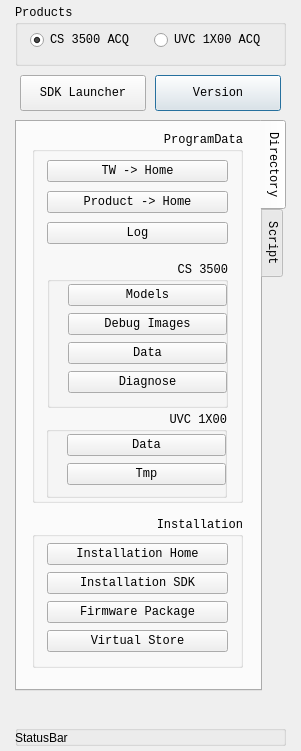
<?xml version="1.0" encoding="UTF-8"?>
<ui version="4.0">
 <class>Dialog</class>
 <widget class="QDialog" name="Dialog">
  <property name="geometry">
   <rect>
    <x>0</x>
    <y>0</y>
    <width>301</width>
    <height>751</height>
   </rect>
  </property>
  <property name="minimumSize">
   <size>
    <width>301</width>
    <height>751</height>
   </size>
  </property>
  <property name="maximumSize">
   <size>
    <width>301</width>
    <height>751</height>
   </size>
  </property>
  <property name="font">
   <font>
    <family>Courier New</family>
    <pointsize>9</pointsize>
   </font>
  </property>
  <property name="windowTitle">
   <string>Dialog</string>
  </property>
  <widget class="QGroupBox" name="groupBox">
   <property name="geometry">
    <rect>
     <x>15</x>
     <y>5</y>
     <width>271</width>
     <height>61</height>
    </rect>
   </property>
   <property name="font">
    <font>
     <family>Courier New</family>
     <pointsize>9</pointsize>
    </font>
   </property>
   <property name="title">
    <string>Products</string>
   </property>
   <widget class="QWidget" name="gridLayoutWidget">
    <property name="geometry">
     <rect>
      <x>15</x>
      <y>20</y>
      <width>241</width>
      <height>31</height>
     </rect>
    </property>
    <property name="font">
     <font>
      <family>Courier New</family>
      <pointsize>9</pointsize>
     </font>
    </property>
    <layout class="QGridLayout" name="gridLayoutProduct">
     <item row="0" column="0">
      <widget class="QRadioButton" name="radioButtonCS3500">
       <property name="font">
        <font>
         <family>Courier New</family>
         <pointsize>9</pointsize>
        </font>
       </property>
       <property name="text">
        <string>CS 3500 ACQ</string>
       </property>
       <property name="checked">
        <bool>true</bool>
       </property>
      </widget>
     </item>
     <item row="0" column="1">
      <widget class="QRadioButton" name="radioButtonUVC1X00">
       <property name="font">
        <font>
         <family>Courier New</family>
         <pointsize>9</pointsize>
        </font>
       </property>
       <property name="text">
        <string>UVC 1X00 ACQ</string>
       </property>
      </widget>
     </item>
    </layout>
   </widget>
  </widget>
  <widget class="QTabWidget" name="tabWidget">
   <property name="geometry">
    <rect>
     <x>15</x>
     <y>120</y>
     <width>271</width>
     <height>571</height>
    </rect>
   </property>
   <property name="font">
    <font>
     <family>Courier New</family>
     <pointsize>9</pointsize>
    </font>
   </property>
   <property name="contextMenuPolicy">
    <enum>Qt::NoContextMenu</enum>
   </property>
   <property name="autoFillBackground">
    <bool>false</bool>
   </property>
   <property name="tabPosition">
    <enum>QTabWidget::East</enum>
   </property>
   <property name="currentIndex">
    <number>0</number>
   </property>
   <widget class="QWidget" name="tabDir">
    <attribute name="title">
     <string>Directory</string>
    </attribute>
    <widget class="QGroupBox" name="groupBoxProgramData">
     <property name="geometry">
      <rect>
       <x>15</x>
       <y>10</y>
       <width>211</width>
       <height>371</height>
      </rect>
     </property>
     <property name="title">
      <string>ProgramData</string>
     </property>
     <property name="alignment">
      <set>Qt::AlignRight|Qt::AlignTop|Qt::AlignTrailing</set>
     </property>
     <widget class="QWidget" name="gridLayoutWidget_2">
      <property name="geometry">
       <rect>
        <x>15</x>
        <y>25</y>
        <width>181</width>
        <height>91</height>
       </rect>
      </property>
      <layout class="QGridLayout" name="gridLayoutProgramData">
       <item row="0" column="0">
        <widget class="QPushButton" name="pushButton_TW">
         <property name="text">
          <string>TW -&gt; Home</string>
         </property>
        </widget>
       </item>
       <item row="1" column="0">
        <widget class="QPushButton" name="pushButton_ProductHome">
         <property name="text">
          <string>Product -&gt; Home</string>
         </property>
        </widget>
       </item>
       <item row="2" column="0">
        <widget class="QPushButton" name="pushButton_Log">
         <property name="text">
          <string>Log</string>
         </property>
        </widget>
       </item>
      </layout>
     </widget>
     <widget class="QGroupBox" name="gbDirCS3500">
      <property name="geometry">
       <rect>
        <x>15</x>
        <y>130</y>
        <width>181</width>
        <height>146</height>
       </rect>
      </property>
      <property name="title">
       <string>CS 3500</string>
      </property>
      <property name="alignment">
       <set>Qt::AlignRight|Qt::AlignTop|Qt::AlignTrailing</set>
      </property>
      <property name="flat">
       <bool>true</bool>
      </property>
      <widget class="QWidget" name="gridLayoutWidget_4">
       <property name="geometry">
        <rect>
         <x>20</x>
         <y>20</y>
         <width>161</width>
         <height>116</height>
        </rect>
       </property>
       <layout class="QGridLayout" name="gridLayoutCS3500">
        <property name="margin">
         <number>1</number>
        </property>
        <item row="1" column="0">
         <widget class="QPushButton" name="pushButton_CS3500_Debug_Images">
          <property name="text">
           <string>Debug Images</string>
          </property>
         </widget>
        </item>
        <item row="0" column="0">
         <widget class="QPushButton" name="pushButton_CS3500_Models">
          <property name="text">
           <string>Models</string>
          </property>
         </widget>
        </item>
        <item row="2" column="0">
         <widget class="QPushButton" name="pushButton_CS3500_Data">
          <property name="text">
           <string>Data</string>
          </property>
         </widget>
        </item>
        <item row="3" column="0">
         <widget class="QPushButton" name="pushButton_CS3500_Diagnose">
          <property name="text">
           <string>Diagnose</string>
          </property>
         </widget>
        </item>
       </layout>
      </widget>
     </widget>
     <widget class="QGroupBox" name="gbDirUVC1X00">
      <property name="geometry">
       <rect>
        <x>14</x>
        <y>280</y>
        <width>181</width>
        <height>86</height>
       </rect>
      </property>
      <property name="title">
       <string>UVC 1X00</string>
      </property>
      <property name="alignment">
       <set>Qt::AlignRight|Qt::AlignTop|Qt::AlignTrailing</set>
      </property>
      <property name="flat">
       <bool>true</bool>
      </property>
      <widget class="QWidget" name="gridLayoutWidget_5">
       <property name="geometry">
        <rect>
         <x>20</x>
         <y>20</y>
         <width>161</width>
         <height>56</height>
        </rect>
       </property>
       <layout class="QGridLayout" name="gridLayoutUVC1X00">
        <property name="margin">
         <number>1</number>
        </property>
        <item row="1" column="0">
         <widget class="QPushButton" name="pushButton_UVC1X00_Data">
          <property name="text">
           <string>Data</string>
          </property>
         </widget>
        </item>
        <item row="2" column="0">
         <widget class="QPushButton" name="pushButton_UVC1X00_Tmp">
          <property name="text">
           <string>Tmp</string>
          </property>
         </widget>
        </item>
       </layout>
      </widget>
     </widget>
    </widget>
    <widget class="QGroupBox" name="groupBoxDirInstallation">
     <property name="geometry">
      <rect>
       <x>15</x>
       <y>395</y>
       <width>211</width>
       <height>151</height>
      </rect>
     </property>
     <property name="title">
      <string>Installation</string>
     </property>
     <property name="alignment">
      <set>Qt::AlignRight|Qt::AlignTop|Qt::AlignTrailing</set>
     </property>
     <widget class="QWidget" name="gridLayoutWidget_6">
      <property name="geometry">
       <rect>
        <x>15</x>
        <y>25</y>
        <width>181</width>
        <height>112</height>
       </rect>
      </property>
      <layout class="QGridLayout" name="gridLayoutInstallation">
       <item row="3" column="0">
        <widget class="QPushButton" name="pushButton_WinVirtualStore">
         <property name="text">
          <string>Virtual Store</string>
         </property>
        </widget>
       </item>
       <item row="0" column="0">
        <widget class="QPushButton" name="pushButton_Installation_Home">
         <property name="text">
          <string>Installation Home</string>
         </property>
        </widget>
       </item>
       <item row="2" column="0">
        <widget class="QPushButton" name="pushButton_FirmwarePackage">
         <property name="text">
          <string>Firmware Package</string>
         </property>
        </widget>
       </item>
       <item row="1" column="0">
        <widget class="QPushButton" name="pushButton_Installation_SDK">
         <property name="text">
          <string>Installation SDK</string>
         </property>
        </widget>
       </item>
      </layout>
     </widget>
    </widget>
   </widget>
   <widget class="QWidget" name="tabScript">
    <attribute name="title">
     <string>Script</string>
    </attribute>
    <widget class="QGroupBox" name="groupBoxScriptLogger">
     <property name="geometry">
      <rect>
       <x>15</x>
       <y>10</y>
       <width>211</width>
       <height>151</height>
      </rect>
     </property>
     <property name="title">
      <string>Logger</string>
     </property>
     <property name="alignment">
      <set>Qt::AlignRight|Qt::AlignTrailing|Qt::AlignVCenter</set>
     </property>
     <property name="flat">
      <bool>true</bool>
     </property>
     <widget class="QWidget" name="gridLayoutWidget_7">
      <property name="geometry">
       <rect>
        <x>20</x>
        <y>25</y>
        <width>191</width>
        <height>116</height>
       </rect>
      </property>
      <layout class="QGridLayout" name="gridLayoutScriptLogger">
       <item row="0" column="0">
        <widget class="QPushButton" name="pushButton_OpenLogFile">
         <property name="text">
          <string>Open Log File</string>
         </property>
        </widget>
       </item>
       <item row="2" column="0">
        <widget class="QPushButton" name="pushButton_TrackLogFile">
         <property name="text">
          <string>Track Log File</string>
         </property>
        </widget>
       </item>
       <item row="1" column="0">
        <widget class="QPushButton" name="pushButton_OpenRecentLogSession">
         <property name="text">
          <string>Open Recent Log Session</string>
         </property>
        </widget>
       </item>
       <item row="3" column="0">
        <widget class="QPushButton" name="pushButton_GenerateDummyLogFiles">
         <property name="text">
          <string>Generate Dummy Log Files</string>
         </property>
        </widget>
       </item>
      </layout>
     </widget>
    </widget>
    <widget class="QGroupBox" name="groupBoxScriptCS3500">
     <property name="geometry">
      <rect>
       <x>15</x>
       <y>165</y>
       <width>211</width>
       <height>86</height>
      </rect>
     </property>
     <property name="title">
      <string>CS 3500</string>
     </property>
     <property name="alignment">
      <set>Qt::AlignRight|Qt::AlignTrailing|Qt::AlignVCenter</set>
     </property>
     <property name="flat">
      <bool>true</bool>
     </property>
     <widget class="QWidget" name="gridLayoutWidget_8">
      <property name="geometry">
       <rect>
        <x>20</x>
        <y>25</y>
        <width>191</width>
        <height>26</height>
       </rect>
      </property>
      <layout class="QGridLayout" name="gridLayoutScriptCS3500">
       <item row="0" column="0">
        <widget class="QPushButton" name="pushButton_DisplayMeshNumber">
         <property name="text">
          <string>Display Mesh Number</string>
         </property>
        </widget>
       </item>
      </layout>
     </widget>
     <widget class="QCheckBox" name="checkBox_KeepMonitoring">
      <property name="enabled">
       <bool>false</bool>
      </property>
      <property name="geometry">
       <rect>
        <x>80</x>
        <y>55</y>
        <width>126</width>
        <height>19</height>
       </rect>
      </property>
      <property name="sizeIncrement">
       <size>
        <width>10</width>
        <height>10</height>
       </size>
      </property>
      <property name="text">
       <string>Keep Monitoring</string>
      </property>
     </widget>
    </widget>
   </widget>
  </widget>
  <widget class="QGroupBox" name="groupBoxStatus">
   <property name="geometry">
    <rect>
     <x>15</x>
     <y>725</y>
     <width>271</width>
     <height>21</height>
    </rect>
   </property>
   <property name="title">
    <string/>
   </property>
   <property name="alignment">
    <set>Qt::AlignLeading|Qt::AlignLeft|Qt::AlignVCenter</set>
   </property>
   <property name="flat">
    <bool>true</bool>
   </property>
   <widget class="QLabel" name="labelStatus">
    <property name="geometry">
     <rect>
      <x>0</x>
      <y>5</y>
      <width>271</width>
      <height>16</height>
     </rect>
    </property>
    <property name="font">
     <font>
      <family>Arial</family>
      <pointsize>9</pointsize>
     </font>
    </property>
    <property name="text">
     <string>StatusBar</string>
    </property>
   </widget>
  </widget>
  <widget class="QPushButton" name="pushButton_SDKLauncher">
   <property name="geometry">
    <rect>
     <x>20</x>
     <y>75</y>
     <width>126</width>
     <height>36</height>
    </rect>
   </property>
   <property name="font">
    <font>
     <family>Courier New</family>
     <pointsize>9</pointsize>
    </font>
   </property>
   <property name="text">
    <string>SDK Launcher</string>
   </property>
  </widget>
  <widget class="QPushButton" name="pushButton_Version">
   <property name="geometry">
    <rect>
     <x>155</x>
     <y>75</y>
     <width>126</width>
     <height>36</height>
    </rect>
   </property>
   <property name="toolTip">
    <string>Display related softwares' version</string>
   </property>
   <property name="whatsThis">
    <string>Display related softwares' version</string>
   </property>
   <property name="text">
    <string>Version</string>
   </property>
   <property name="default">
    <bool>true</bool>
   </property>
  </widget>
 </widget>
 <resources/>
 <connections/>
</ui>
